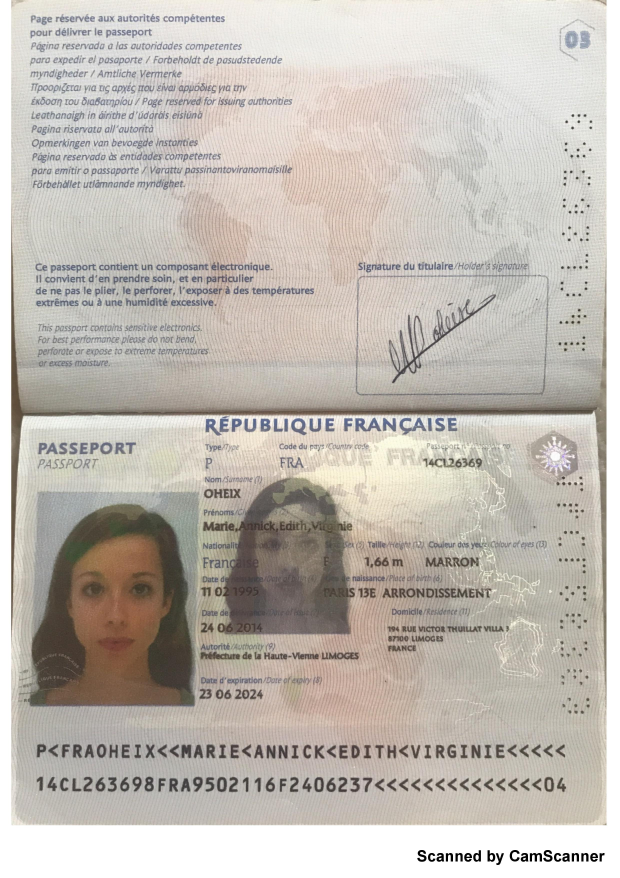
#> input picture 0001.jpg, 2480 x 3509 px (shown at 1/4 size)
$ python extracting.py
#> lines starting #> are read from the running program, lines starting #| are printed output that depends on the picture; after the words box and inside, x2 and y2 are one past the last pixel; in counts of white or black regions, pixels touching at a corner belong together
#programme pour avoir un visage
import cv2
import numpy as np
from matplotlib import pyplot as plt

if __name__=='__main__':

        face_cascade = cv2.CascadeClassifier('haarcascade_frontalface_default.xml')
        eye_cascade = cv2.CascadeClassifier('haarcascade_eye.xml')
        cv2.namedWindow("img", cv2.WINDOW_NORMAL)
        img = cv2.imread('0001.jpg')
#> img is the input picture: shape (3509, 2480, 3); mean B, G, R 179.8, 187.2, 193.4
        gray = cv2.cvtColor(img, cv2.COLOR_BGR2GRAY)
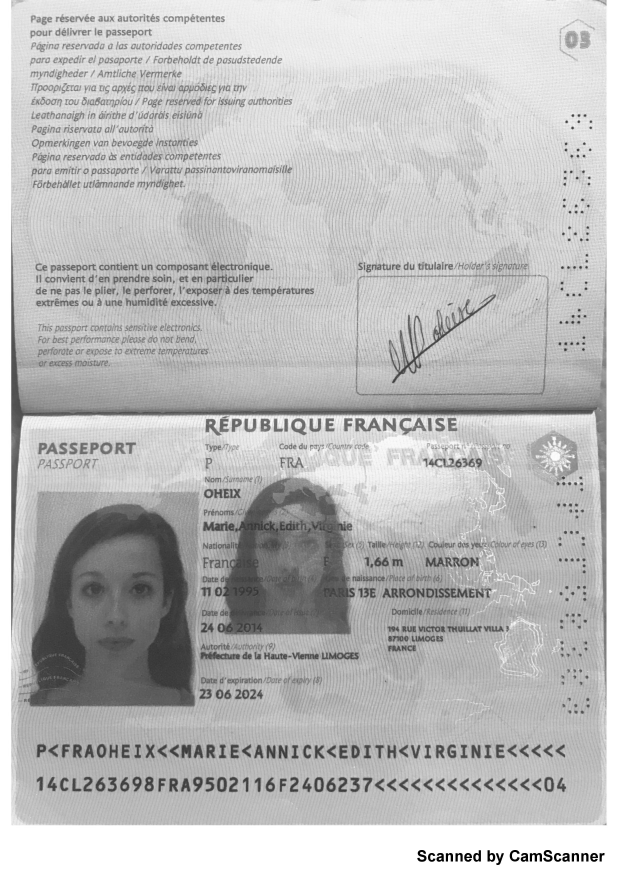
#> gray: shape (3509, 2480) (shown at 1/4 size); min 0, max 255, mean 188.2
        faces = face_cascade.detectMultiScale(gray, 1.3, 5)
#> faces = [[944, 2021, 430, 430], [215, 2179, 497, 497]]
        for (x,y,w,h) in faces:
                cv2.rectangle(img,(x,y),(x+w,y+h),(255,0,0),2)
                roi_gray = gray[y:y+h, x:x+w]
                roi_color = img[y:y+h, x:x+w]
                eyes = eye_cascade.detectMultiScale(roi_gray)
                for (ex,ey,ew,eh) in eyes:
                        cv2.rectangle(roi_color,(ex,ey),(ex+ew,ey+eh),(0,255,0),2)
#> this loop made 2 passes
#> (x, y, w, h, eyes) on pass 2: (215, 2179, 497, 497, [[288, 127, 108, 108], [101, 126, 109, 109]])
#> pass 1, `roi_gray = gray[y:y+h, x:x+w]`:
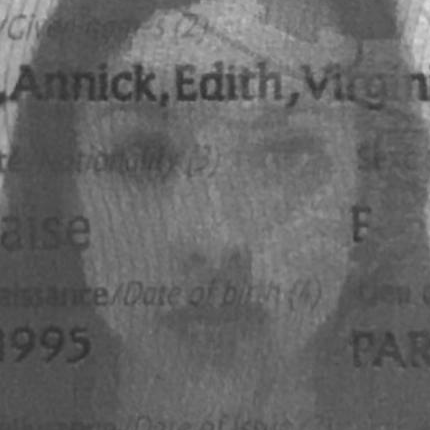
#> roi_gray: shape (430, 430); min 48, max 222, mean 102.1
#> pass 2, `roi_gray = gray[y:y+h, x:x+w]`:
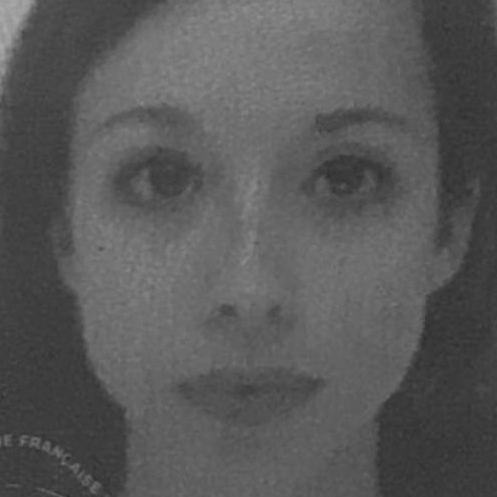
#> roi_gray: shape (497, 497); min 45, max 174, mean 88.8
#> pass 2, `roi_color = img[y:y+h, x:x+w]`:
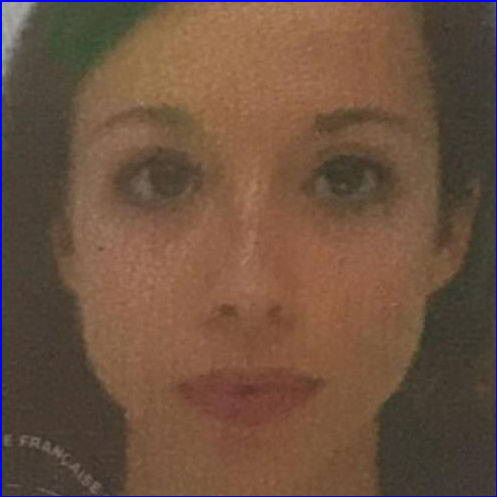
#> roi_color: shape (497, 497, 3); mean B, G, R 64.6, 82.1, 109
#> after the loop:
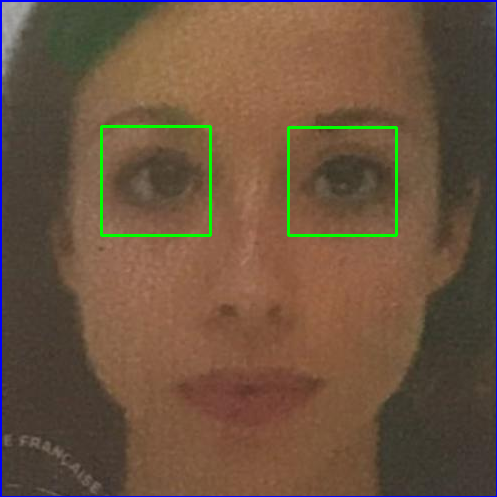
#> roi_color: shape (497, 497, 3); 1.05% of pixels changed, all inside (x1, y1, x2, y2) = (100, 125, 398, 237)
        imS = cv2.resize(img, (960, 540))
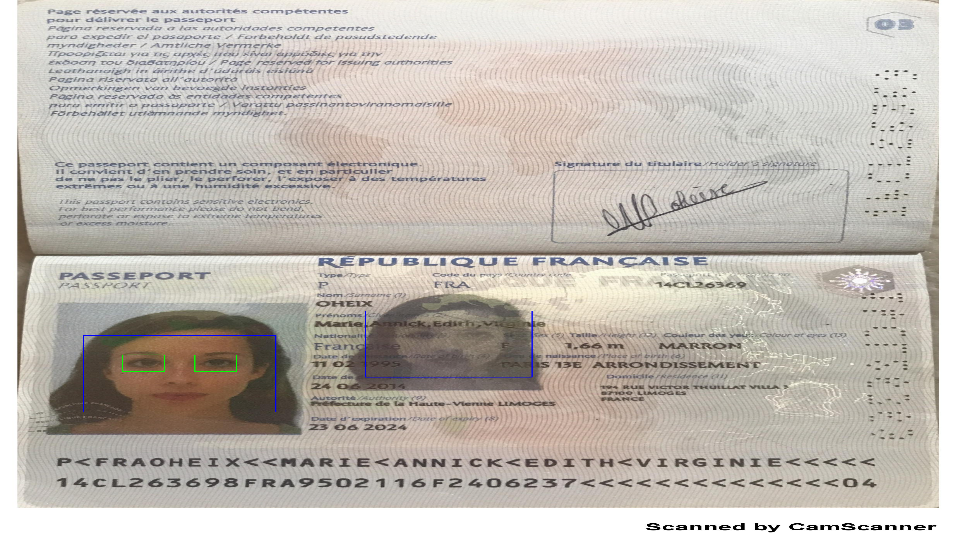
#> imS: shape (540, 960, 3); mean B, G, R 179.8, 187, 193.1
        cv2.imshow('img',imS)
        cv2.waitKey(0)
        cv2.destroyAllWindows()
        """
        img = cv2.imread('0001.jpg',0)

        # global thresholding
        ret1,th1 = cv2.threshold(img,127,255,cv2.THRESH_BINARY)

        # Otsu's thresholding
        ret2,th2 = cv2.threshold(img,0,255,cv2.THRESH_BINARY+cv2.THRESH_OTSU)

        # Otsu's thresholding after Gaussian filtering
        blur = cv2.GaussianBlur(img,(5,5),0)
        ret3,th3 = cv2.threshold(blur,0,255,cv2.THRESH_BINARY+cv2.THRESH_OTSU)

        # plot all the images and their histograms
        images = [img, 0, th1,
                  img, 0, th2,
                  blur, 0, th3]
        titles = ['Original Noisy Image','Histogram','Global Thresholding (v=127)',
                  'Original Noisy Image','Histogram',"Otsu's Thresholding",
                  'Gaussian filtered Image','Histogram',"Otsu's Thresholding"]

        for i in xrange(3):
            plt.subplot(3,3,i*3+1),plt.imshow(images[i*3],'gray')
            plt.title(titles[i*3]), plt.xticks([]), plt.yticks([])
            plt.subplot(3,3,i*3+2),plt.hist(images[i*3].ravel(),256)
            plt.title(titles[i*3+1]), plt.xticks([]), plt.yticks([])
            plt.subplot(3,3,i*3+3),plt.imshow(images[i*3+2],'gray')
            plt.title(titles[i*3+2]), plt.xticks([]), plt.yticks([])
        plt.show()
        """
